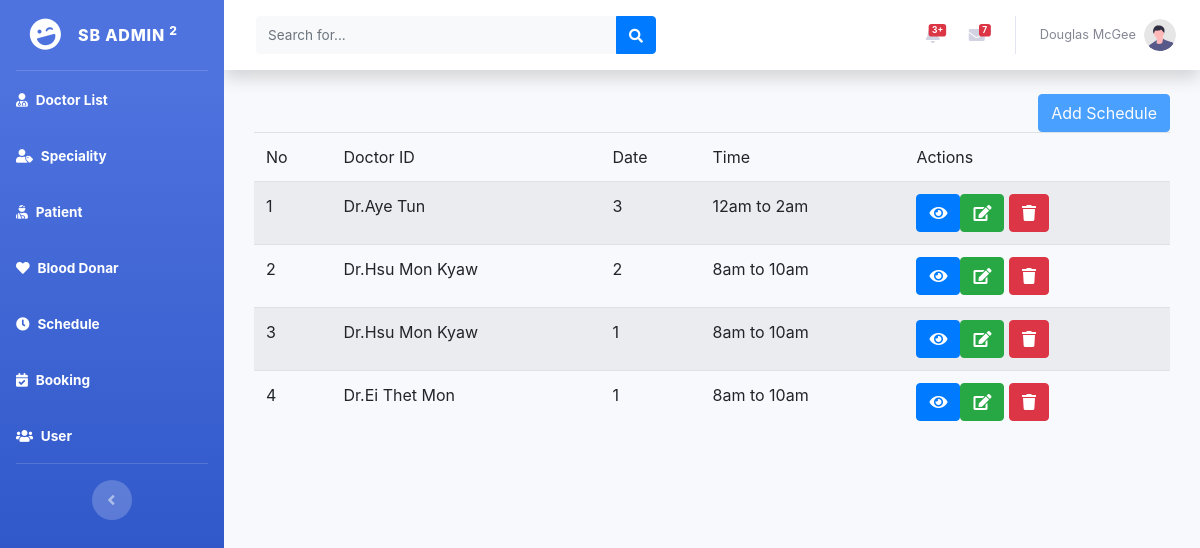
Page /backend/scheduleindex.php on the committed database.
### tables this page shows
CREATE TABLE `doctor` (
  `id` int(11) NOT NULL,
  `name` varchar(255) NOT NULL,
  `email` varchar(255) NOT NULL,
  `phone` varchar(20) NOT NULL,
  `address` varchar(255) NOT NULL,
  `degree` varchar(255) NOT NULL,
  `experience` varchar(255) NOT NULL,
  `image` longtext NOT NULL,
  `speciality` int(11) NOT NULL
);

CREATE TABLE `schedules` (
  `id` int(11) NOT NULL,
  `doctorid` varchar(255) NOT NULL,
  `dayname` varchar(255) NOT NULL,
  `time` varchar(255) NOT NULL
);

### backend/include/dbconn.php (called while the page is built, shortened)
<?php
class Database
{
	private static $dbHost='localhost';
	private static $dbName='hospital';
	private static $dbUserName='root';
	private static $dbPassword='';
	private static $cont=null;
	public static function connect(){
	if (null== self::$cont) {
		try{
			self::$cont=new PDO("mysql:host=".self::$dbHost.";"."dbname=".self::$dbName,self::$dbUserName,self::$dbPassword);
		}
		catch (PDOException $e){
			die($e->getMessage());
		}
	}
	return self::$cont;
}
}
?>

### backend/model/schedule.php (called while the page is built, shortened)
<?php
include_once('include/dbconn.php');
class Schedule{
    public function show(){
     $this->pdo=Database::connect();
        $this->pdo->setAttribute(PDO::ATTR_ERRMODE,PDO::ERRMODE_EXCEPTION);
            $sql="select * from schedules";
            $stmt=$this->pdo->prepare($sql);
            $stmt->execute();
            $results = $stmt -> fetchAll(PDO::FETCH_ASSOC);
            return $results;
    }
}
?>

### backend/controller/schedulecontroller.php (called while the page is built, shortened)
<?php
    include_once("model/schedule.php");
    class ScheduleController extends Schedule{
        public function showSchedule(){
        return	$this->show();
        }
    }
?>

### backend/model/doctor.php (called while the page is built, shortened)
<?php
include_once('include/dbconn.php');
class Doctor
{
public function name($doctor){
	$this->pdo=Database::connect();
	$this->pdo->setAttribute(PDO::ATTR_ERRMODE,PDO::ERRMODE_EXCEPTION);
	$sql="select * from doctor where id=:info";
	$stmt=$this->pdo->prepare($sql);
	$stmt->bindParam(':info',$doctor);
	$stmt -> execute();
	$results = $stmt -> fetchAll(PDO::FETCH_ASSOC);
	return $results;
}
}
?>

### backend/controller/doctorcontroller.php (called while the page is built, shortened)
<?php
include_once('model/doctor.php');
class DoctorController extends Doctor{
public function doctorname($doctor){
	return $this->name($doctor);
}
}
?>

### backend/scheduleindex.php (the view, shortened to what this page needs)
<!DOCTYPE html>
<html lang="en">
<head>
	<link rel="stylesheet" href="https://cdnjs.cloudflare.com/ajax/libs/font-awesome/4.7.0/css/font-awesome.min.css">
    <link href="vendor/fontawesome-free/css/all.min.css" rel="stylesheet" type="text/css">
    <link href="css/sb-admin-2.min.css" rel="stylesheet">
    <link href="css/bootstrap.css" rel="stylesheet">
</head>
<body id="page-top">
    <div id="wrapper">
        <ul class="navbar-nav bg-gradient-primary sidebar sidebar-dark accordion" id="accordionSidebar">
            <a class="sidebar-brand d-flex align-items-center justify-content-center" href="index.php">
                <div class="sidebar-brand-icon rotate-n-15">
                    <i class="fas fa-laugh-wink"></i>
                </div>
                <div class="sidebar-brand-text mx-3">SB Admin <sup>2</sup></div>
            </a>
            <hr class="sidebar-divider my-0">
            <li class="nav-item active">
                <a class="nav-link" href="doctorindex.php">
                    <i class="fas fa-user-md"></i>
                    <span>Doctor List</span></a>
            </li>
            <li class="nav-item active">
                <a class="nav-link" href="categoryindex.php">
                    <i class="fas fa-user-tag"></i>
                    <span>Speciality</span></a>
            </li>
            <li class="nav-item active">
                <a class="nav-link" href="patientindex.php">
                    <i class="fas fa-user-injured"></i>
                    <span>Patient</span></a>
            </li>
            <li class="nav-item active">
                <a class="nav-link" href="bloodindex.php">
                    <i class="fa fa-heart"></i>
                    <span>Blood Donar</span></a>
            </li>
            <li class="nav-item active">
                <a class="nav-link" href="scheduleindex.php">
                    <i class="fas fa-clock"></i>
                    <span>Schedule</span></a>
			</li>
			<li class="nav-item active">
                <a class="nav-link" href="bookingindex.php">
                <i class="fas fa-calendar-check"></i>
                    <span>Booking</span></a>
            </li>
            <li class="nav-item active">
                <a class="nav-link" href="bookingregindex.php">
                <i class="fas fa-users"></i>
                    <span>User</span></a>
            </li>
            <hr class="sidebar-divider d-none d-md-block">
            <div class="text-center d-none d-md-inline">
                <button class="rounded-circle border-0" id="sidebarToggle"></button>
            </div>
        </ul>
        <div id="content-wrapper" class="d-flex flex-column">
            <div id="content">
                <nav class="navbar navbar-expand navbar-light bg-white topbar mb-4 static-top shadow">
                    <form
                        class="d-none d-sm-inline-block form-inline mr-auto ml-md-3 my-2 my-md-0 mw-100 navbar-search">
                        <div class="input-group">
                            <input type="text" class="form-control bg-light border-0 small" placeholder="Search for..."
                                aria-label="Search" aria-describedby="basic-addon2">
                            <div class="input-group-append">
                                <button class="btn btn-primary" type="button">
                                    <i class="fas fa-search fa-sm"></i>
                                </button>
                            </div>
                        </div>
                    </form>
                    <ul class="navbar-nav ml-auto">
                        <li class="nav-item dropdown no-arrow mx-1">
                            <a class="nav-link dropdown-toggle" href="#" id="alertsDropdown" role="button"
                                data-toggle="dropdown" aria-haspopup="true" aria-expanded="false">
                                <span class="badge badge-danger badge-counter">3+</span>
                            </a>
                        </li>
                        <li class="nav-item dropdown no-arrow mx-1">
                            <a class="nav-link dropdown-toggle" href="#" id="messagesDropdown" role="button"
                                data-toggle="dropdown" aria-haspopup="true" aria-expanded="false">
                                <i class="fas fa-envelope fa-fw"></i>
                                <span class="badge badge-danger badge-counter">7</span>
                            </a>
                        </li>
                        <li class="nav-item dropdown no-arrow">
                            <a class="nav-link dropdown-toggle" href="#" id="userDropdown" role="button"
                                data-toggle="dropdown" aria-haspopup="true" aria-expanded="false">
                                <span class="mr-2 d-none d-lg-inline text-gray-600 small">Douglas McGee</span>
                                <img class="img-profile rounded-circle"
                                    src="img/undraw_profile.svg">
                            </a>
                        </li>
                    </ul>
                </nav>
                <div class="container-fluid">
					<?php
include_once("controller/schedulecontroller.php");
$schedule_control=new ScheduleController();
$results=$schedule_control->showSchedule();
?>
<div class="container">
<div class='float-right' style="opacity: 0.7;">
    <a href='addschedule.php' class='btn btn-primary pull-right'>Add Schedule</a>
</div>
 <table class="table table-striped">
<thead>
<tr>
<td>No</td>
<td>Doctor ID</td>
<td>Date</td>
<td>Time</td>
<td>Actions</td>
</tr>
</thead>
<tbody>
<?php
$i=1;
foreach($results as $result)
{
    $doctor=$result['doctorid'];
    include_once("controller/doctorcontroller.php");
$doctor_control=new DoctorController();
$dresults=$doctor_control->doctorname($doctor);
foreach($dresults as $dresult)
{
 ?>
<tr>
<td><?php echo $i++?> </td>
<td><?php echo $dresult['name'];?> </td>
<td><?php echo $result['dayname'];?> </td>
<td><?php echo $result['time'];?> </td>
<td><a class="btn btn-primary" href="scheduleview.php?id=<?php echo $result['id'];?>" ><i class="fa fa-eye"></i></a><a class="btn btn-success" href="scheduleedit.php?id=<?php echo $result['id'];?>"><i class="fa fa-edit"></i></a> <a class="btn btn-danger" onclick="return deleteuser(<?php echo $result['id'];?>);"><i class="fa fa-trash"></i></a></td>
</tr>
<?php
}
}
?>
</tbody>
</table>
</div>
</div>
                </div>
            </div>
        </div>
</body>
</html>

### rows in the picture
schedules: dayname "3", time "12am to 2am"
doctor: name "Dr.Aye Tun"
schedules: dayname "2", time "8am to 10am"
doctor: name "Dr.Hsu Mon Kyaw"
schedules: dayname "1", time "8am to 10am"
schedules: dayname "1", time "8am to 10am"
doctor: name "Dr.Ei Thet Mon"
